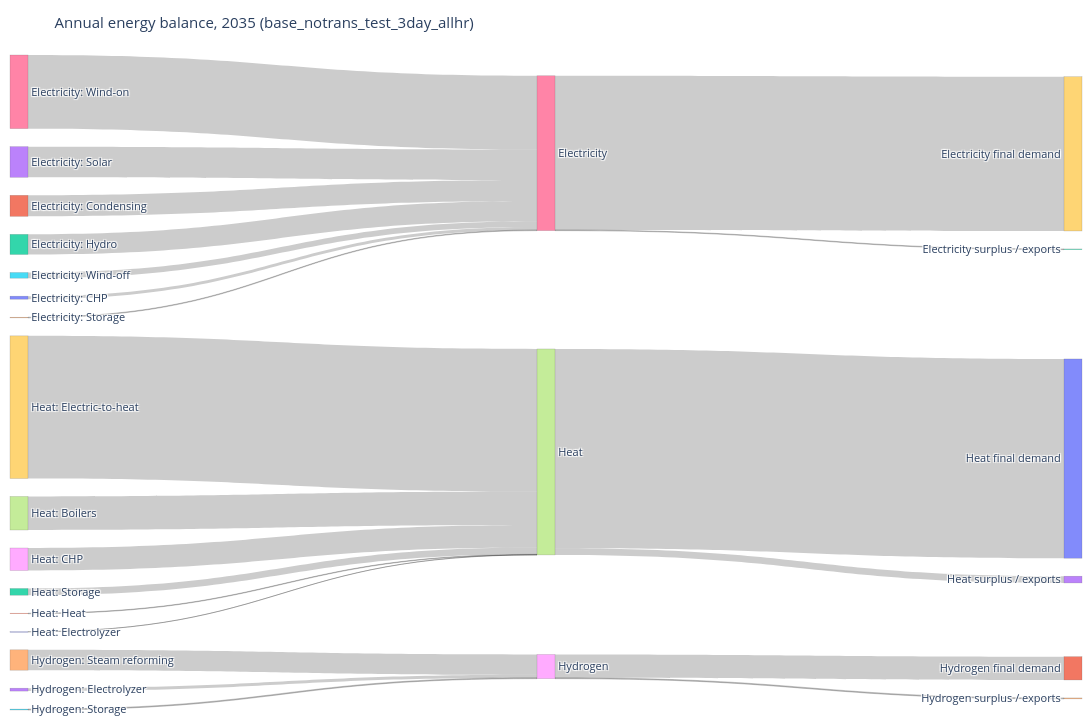

Notebook source saved alongside this figure:
### Code cell
# 1.6 Annual energy-balance Sankey diagram (TWh)
# Technology groups feed carriers, which feed final demand.
SANKEY_YEAR = max(get("PRO_YCRAGF")["Year"])
sankey_carriers = ["ELECTRICITY", "HEAT", "HYDROGEN"]
sankey_names = {"ELECTRICITY": "Electricity", "HEAT": "Heat", "HYDROGEN": "Hydrogen"}

sankey_pro = get("PRO_YCRAGF").query("Year == @SANKEY_YEAR and Commodity in @sankey_carriers").copy()
sankey_pro["Source"] = tech_group(sankey_pro, unpack=True)
sankey_pro = sankey_pro.groupby(["Commodity", "Source"])["Value"].sum().reset_index()

sankey_dem = pd.concat([
    get("EL_DEMAND_YCR").assign(Commodity="ELECTRICITY"),
    get("H_DEMAND_YCRA").assign(Commodity="HEAT"),
    get("H2_DEMAND_YCR").assign(Commodity="HYDROGEN"),
], ignore_index=True).query("Year == @SANKEY_YEAR and Commodity in @sankey_carriers")
sankey_dem = sankey_dem.groupby("Commodity")["Value"].sum()

source_labels = [f"{row.Commodity.title()}: {row.Source}" for row in sankey_pro.itertuples()]
carrier_labels = [sankey_names[c] for c in sankey_carriers]
sink_labels = [f"{sankey_names[c]} final demand" for c in sankey_carriers]
labels = source_labels + carrier_labels + sink_labels
carrier_index = {c: len(source_labels) + i for i, c in enumerate(sankey_carriers)}
sink_index = {c: len(source_labels) + len(carrier_labels) + i for i, c in enumerate(sankey_carriers)}
source_index = {(row.Commodity, row.Source): i for i, row in enumerate(sankey_pro.itertuples())}

links = [(source_index[(row.Commodity, row.Source)], carrier_index[row.Commodity], row.Value) for row in sankey_pro.itertuples() if row.Value > 0]
for commodity in sankey_carriers:
    supply = sankey_pro.loc[sankey_pro["Commodity"] == commodity, "Value"].sum()
    demand_value = float(sankey_dem.get(commodity, 0))
    if demand_value > 0:
        links.append((carrier_index[commodity], sink_index[commodity], demand_value))
    residual = supply - demand_value
    if residual > 1e-9:
        labels.append(f"{sankey_names[commodity]} surplus / exports")
        links.append((carrier_index[commodity], len(labels) - 1, residual))
    elif residual < -1e-9:
        labels.append(f"{sankey_names[commodity]} net imports")
        links.append((len(labels) - 1, carrier_index[commodity], -residual))

fig = go.Figure(go.Sankey(
    arrangement="snap",
    node=dict(label=labels, pad=18, thickness=18, line=dict(color="rgba(80,80,80,0.35)", width=0.5)),
    link=dict(source=[x[0] for x in links], target=[x[1] for x in links], value=[x[2] for x in links]),
))
fig.update_layout(title=f"Annual energy balance, {SANKEY_YEAR} ({SCENARIO})", height=720, width=1250,
                  font=dict(size=11), margin=dict(l=10, r=10, t=55, b=10))
fig.show()

### Figure 1 — Plotly figure (JSON) as saved in the notebook; plotly's stock layout.template omitted (floating-point values rounded to 4 significant figures)
{"data": [{"arrangement": "snap", "link": {"source": [0, 1, 2, 3, 4, 5, 6, 7, 8, 9, 10, 11, 12, 13, 14, 15, 16, 16, 17, 17, 18, 18], "target": [16, 16, 16, 16, 16, 16, 16, 17, 17, 17, 17, 17, 17, 18, 18, 18, 19, 22, 20, 23, 21, 24], "value": [93.26, 647.0, 619.7, 943.4, 19.8, 174.6, 2264.0, 1031.0, 691.2, 4385.0, 2.261, 16.35, 206.8, 89.36, 626.5, 27.79, 4742.0, 19.8, 6126.0, 206.8, 715.8, 27.79]}, "node": {"label": ["Electricity: CHP", "Electricity: Condensing", "Electricity: Hydro", "Electricity: Solar", "Electricity: Storage", "Electricity: Wind-off", "Electricity: Wind-on", "Heat: Boilers", "Heat: CHP", "Heat: Electric-to-heat", "Heat: Electrolyzer", "Heat: Heat", "Heat: Storage", "Hydrogen: Electrolyzer", "Hydrogen: Steam reforming", "Hydrogen: Storage", "Electricity", "Heat", "Hydrogen", "Electricity final demand", "Heat final demand", "Hydrogen final demand", "Electricity surplus / exports", "Heat surplus / exports", "Hydrogen surplus / exports"], "line": {"color": "rgba(80,80,80,0.35)", "width": 0.5}, "pad": 18, "thickness": 18}, "type": "sankey"}], "layout": {"font": {"size": 11}, "height": 720, "margin": {"b": 10, "l": 10, "r": 10, "t": 55}, "title": {"text": "Annual energy balance, 2035 (base_notrans_test_3day_allhr)"}, "width": 1250}}
